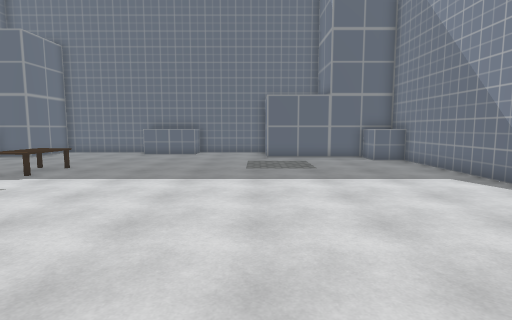
View 1 (above)

15 first-person views from a walk through a scene from a Unity 3-D project. The camera is 1.5 m above the floor, tilts 6° down and sees 80° across. The floor is counted in squares, 1 m on a side. Each view is taken from the middle of a square. On the plan, view 1 faces up. The plan holds only what a view shows up to about 15 squares ahead; the rest is blank. The player is left out. Some surface patterns are stand-ins.

View 2
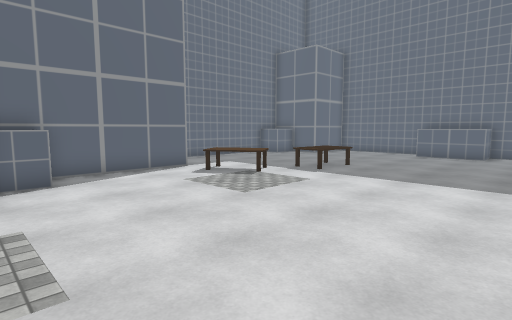

View 3
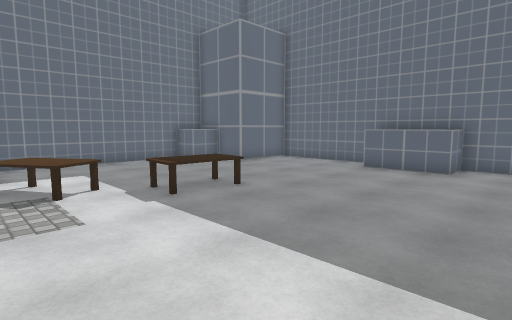

View 4
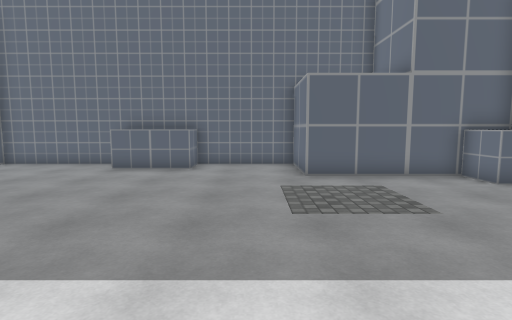

View 5
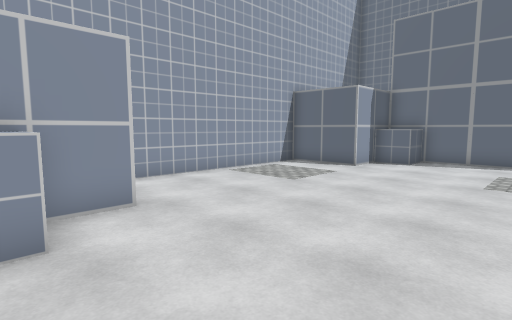

View 6
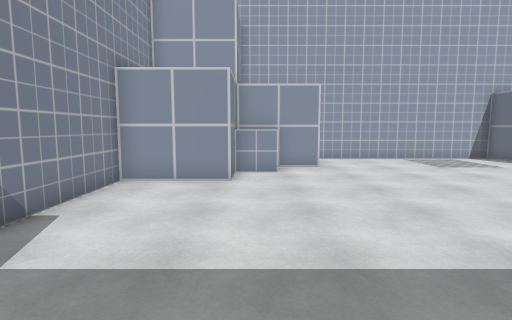

View 7
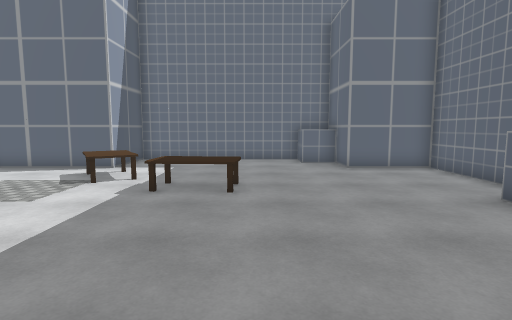

View 8
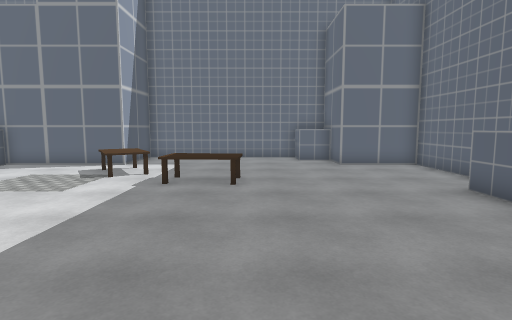

View 9
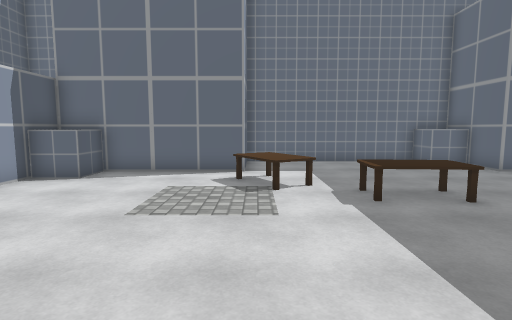

View 10
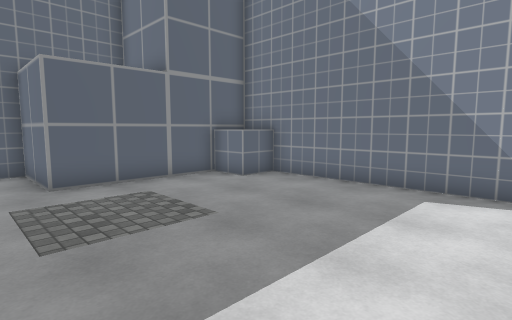

View 11
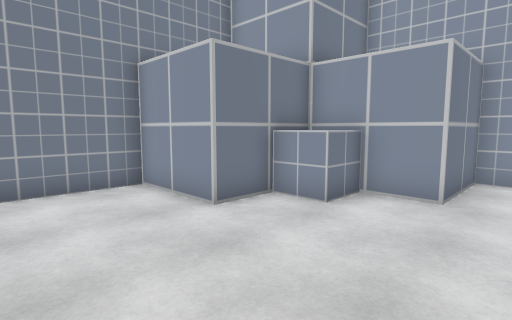

View 12
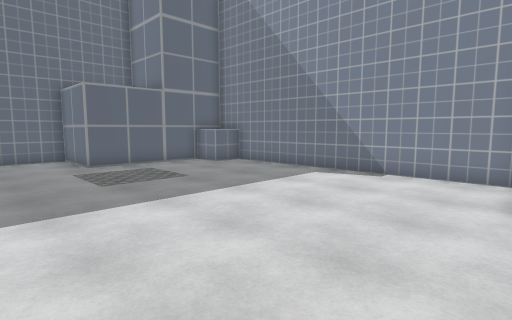

View 13
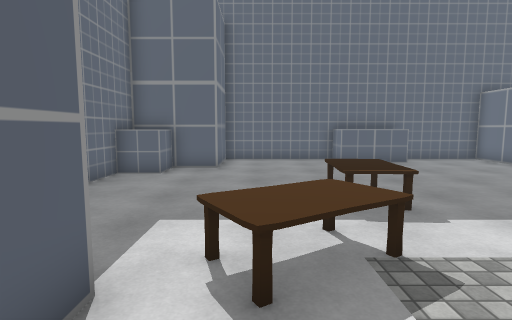

View 14
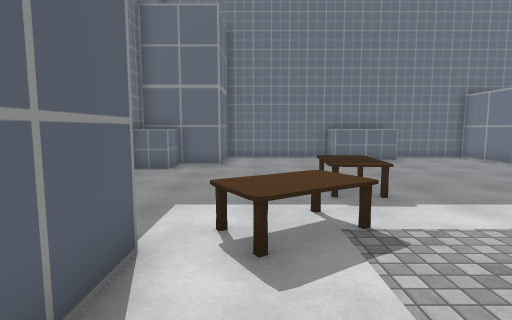

View 15
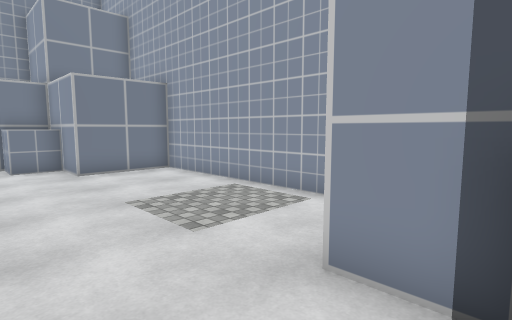

### Floor plan
Points are (right, up) in squares from view 1. A wall is a line through its corners. A room is listed if a view was taken in it or the views show most of it. See-through windows are left out.
Room 1 (views 1, 2, 3, 4, 5, 6, 7, 8, 9, 10, 11, 12, 13, 14, 15)
walls: (-6.4, 18.6) (-11.4, 18.6) (-11.4, 15.4) (-14.6, 15.4); (-14.6, 13.5) (-14.6, 6.6) (-11.4, 6.6) (-11.4, 0.3) (-8.3, 0.3) (-8.3, -2.9) (0.6, -2.9) (0.6, 0.3) (3.7, 0.3) (3.7, 3.4) (6.9, 3.4) (6.9, 15.4) (0.6, 15.4) (0.6, 18.6) (-3.6, 18.6)
objects: other object (-15, 14) to (-13, 15); other object (-11, 1) to (-10, 2); table (-11, 6) to (-8, 8); table (-8, 10) to (-7, 11); other object (-6, 17) to (-5, 19); other object (-4, 17) to (-4, 19); other object (2, 1) to (3, 2); other object (6, 14) to (6, 15)

Positions as (right, up) in squares from view 1, and headings:
1: (0, 0), facing up
2: (-1, 0), facing up-left
3: (-1, 6), facing up-left
4: (-1, 6), facing up
5: (3, 6), facing down-left
6: (3, 12), facing down
7: (0, 12), facing left
8: (1, 12), facing left
9: (-1, 7), facing left
10: (-1, 7), facing up-right
11: (-1, 7), facing down-right
12: (-3, 3), facing up-right
13: (-10, 4), facing up
14: (-10, 3), facing up
15: (-10, 3), facing down-right
